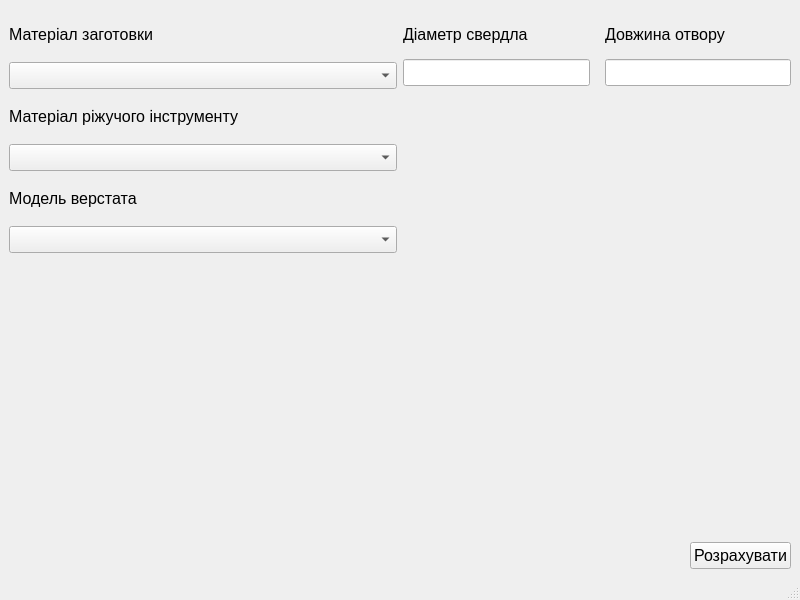
<?xml version="1.0" encoding="UTF-8"?>
<ui version="4.0">
 <class>MainWindow</class>
 <widget class="QMainWindow" name="MainWindow">
  <property name="geometry">
   <rect>
    <x>0</x>
    <y>0</y>
    <width>800</width>
    <height>600</height>
   </rect>
  </property>
  <property name="windowTitle">
   <string>MainWindow</string>
  </property>
  <widget class="QWidget" name="centralwidget">
   <layout class="QHBoxLayout" name="horizontalLayout">
    <item>
     <layout class="QVBoxLayout" name="verticalLayout">
      <property name="spacing">
       <number>18</number>
      </property>
      <property name="topMargin">
       <number>16</number>
      </property>
      <item>
       <layout class="QVBoxLayout" name="verticalLayout_6">
        <item>
         <widget class="QLabel" name="label_3">
          <property name="sizeIncrement">
           <size>
            <width>0</width>
            <height>0</height>
           </size>
          </property>
          <property name="font">
           <font>
            <pointsize>12</pointsize>
           </font>
          </property>
          <property name="text">
           <string>Матеріал заготовки</string>
          </property>
          <property name="margin">
           <number>0</number>
          </property>
         </widget>
        </item>
        <item>
         <widget class="QComboBox" name="materialBox">
          <property name="font">
           <font>
            <pointsize>12</pointsize>
           </font>
          </property>
         </widget>
        </item>
       </layout>
      </item>
      <item>
       <layout class="QVBoxLayout" name="verticalLayout_7">
        <item>
         <widget class="QLabel" name="label_2">
          <property name="font">
           <font>
            <pointsize>12</pointsize>
           </font>
          </property>
          <property name="text">
           <string>Матеріал ріжучого інструменту</string>
          </property>
         </widget>
        </item>
        <item>
         <widget class="QComboBox" name="instrumentBox">
          <property name="font">
           <font>
            <pointsize>12</pointsize>
            <italic>false</italic>
           </font>
          </property>
         </widget>
        </item>
       </layout>
      </item>
      <item>
       <layout class="QVBoxLayout" name="verticalLayout_8">
        <item>
         <widget class="QLabel" name="label">
          <property name="font">
           <font>
            <pointsize>12</pointsize>
           </font>
          </property>
          <property name="text">
           <string>Модель верстата</string>
          </property>
         </widget>
        </item>
        <item>
         <widget class="QComboBox" name="drillingBox">
          <property name="font">
           <font>
            <pointsize>12</pointsize>
            <italic>false</italic>
           </font>
          </property>
         </widget>
        </item>
       </layout>
      </item>
      <item>
       <spacer name="verticalSpacer">
        <property name="orientation">
         <enum>Qt::Orientation::Vertical</enum>
        </property>
        <property name="sizeHint" stdset="0">
         <size>
          <width>20</width>
          <height>40</height>
         </size>
        </property>
       </spacer>
      </item>
      <item>
       <spacer name="horizontalSpacer_2">
        <property name="orientation">
         <enum>Qt::Orientation::Horizontal</enum>
        </property>
        <property name="sizeHint" stdset="0">
         <size>
          <width>40</width>
          <height>20</height>
         </size>
        </property>
       </spacer>
      </item>
     </layout>
    </item>
    <item>
     <layout class="QVBoxLayout" name="verticalLayout_2">
      <item>
       <layout class="QHBoxLayout" name="horizontalLayout_3">
        <property name="spacing">
         <number>15</number>
        </property>
        <property name="topMargin">
         <number>16</number>
        </property>
        <item>
         <layout class="QVBoxLayout" name="verticalLayout_4">
          <item>
           <widget class="QLabel" name="label_5">
            <property name="font">
             <font>
              <pointsize>12</pointsize>
             </font>
            </property>
            <property name="text">
             <string>Діаметр свердла</string>
            </property>
           </widget>
          </item>
          <item>
           <widget class="QLineEdit" name="diamentLine">
            <property name="font">
             <font>
              <pointsize>12</pointsize>
             </font>
            </property>
           </widget>
          </item>
         </layout>
        </item>
        <item>
         <layout class="QVBoxLayout" name="verticalLayout_3">
          <item>
           <widget class="QLabel" name="label_4">
            <property name="font">
             <font>
              <pointsize>12</pointsize>
             </font>
            </property>
            <property name="text">
             <string>Довжина отвору</string>
            </property>
           </widget>
          </item>
          <item>
           <widget class="QLineEdit" name="longLine">
            <property name="font">
             <font>
              <pointsize>12</pointsize>
             </font>
            </property>
           </widget>
          </item>
         </layout>
        </item>
       </layout>
      </item>
      <item>
       <spacer name="verticalSpacer_2">
        <property name="orientation">
         <enum>Qt::Orientation::Vertical</enum>
        </property>
        <property name="sizeHint" stdset="0">
         <size>
          <width>20</width>
          <height>40</height>
         </size>
        </property>
       </spacer>
      </item>
      <item>
       <layout class="QHBoxLayout" name="horizontalLayout_2">
        <item>
         <spacer name="horizontalSpacer">
          <property name="orientation">
           <enum>Qt::Orientation::Horizontal</enum>
          </property>
          <property name="sizeHint" stdset="0">
           <size>
            <width>40</width>
            <height>20</height>
           </size>
          </property>
         </spacer>
        </item>
        <item>
         <widget class="QPushButton" name="pushButton">
          <property name="font">
           <font>
            <pointsize>12</pointsize>
           </font>
          </property>
          <property name="text">
           <string>Розрахувати</string>
          </property>
         </widget>
        </item>
       </layout>
      </item>
     </layout>
    </item>
   </layout>
  </widget>
  <widget class="QMenuBar" name="menubar">
   <property name="geometry">
    <rect>
     <x>0</x>
     <y>0</y>
     <width>800</width>
     <height>21</height>
    </rect>
   </property>
  </widget>
  <widget class="QStatusBar" name="statusbar"/>
 </widget>
 <resources/>
 <connections/>
</ui>
